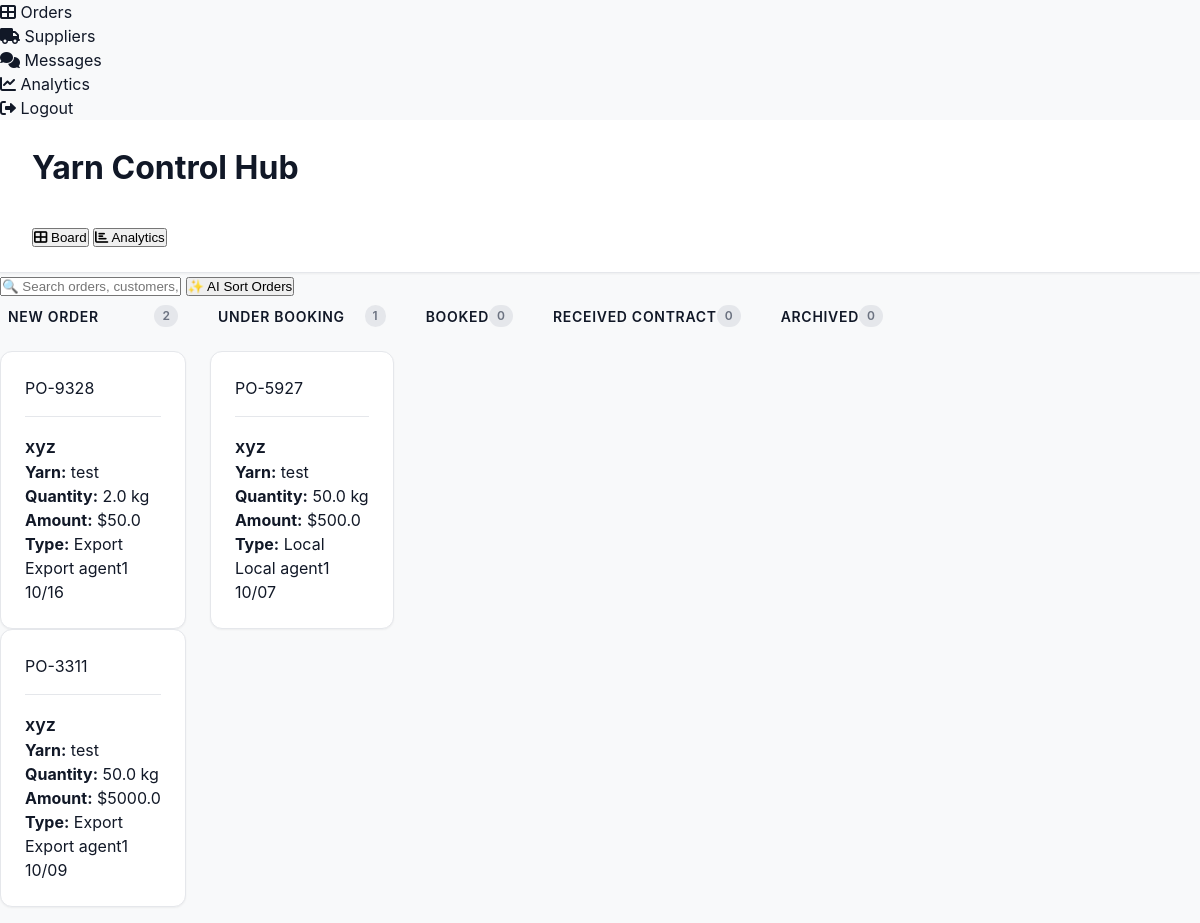
/dashboard (signed in), run on an earlier commit of the app's database.
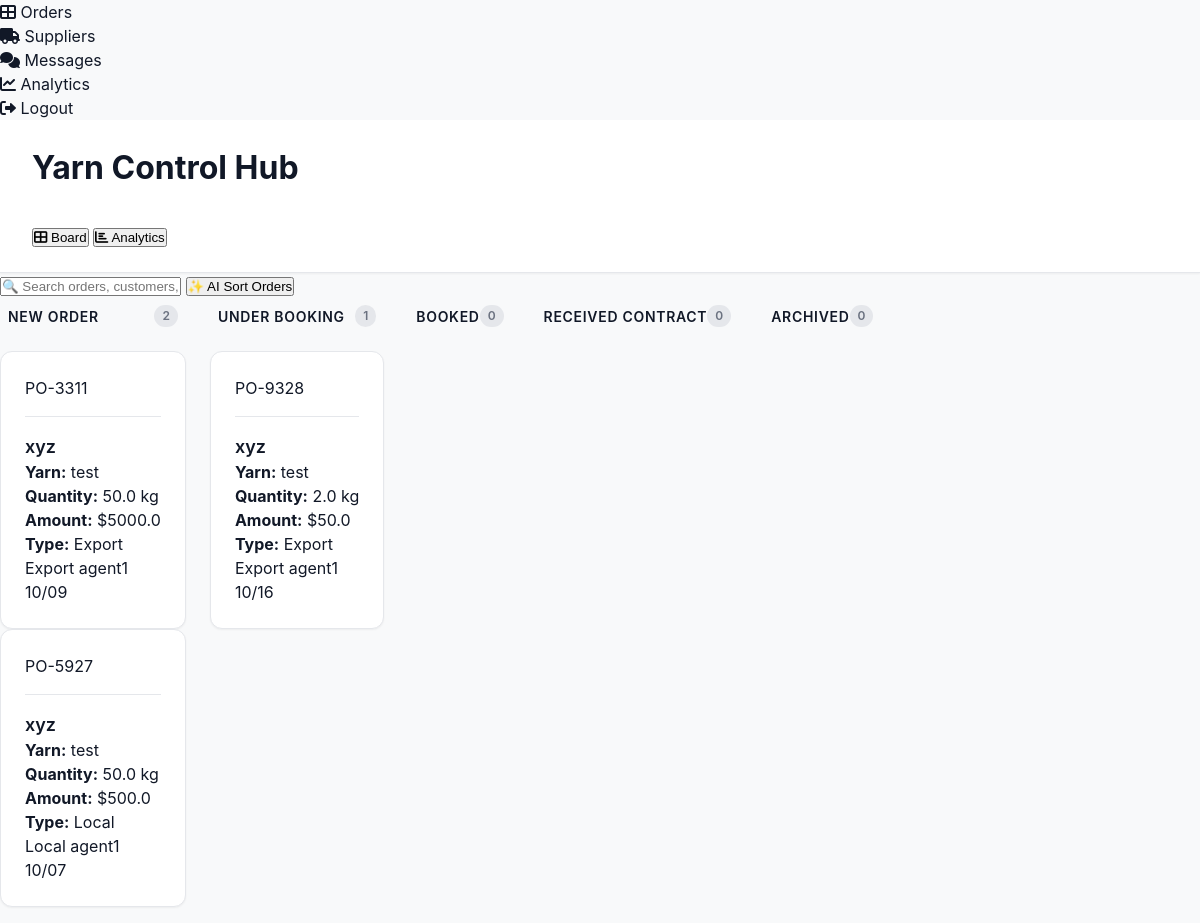
And on a later commit of the database.
### app.py (models this page shows)
class Order(db.Model):
    id = db.Column(db.Integer, primary_key=True)
    order_id = db.Column(db.String(50), unique=True, nullable=False)  # e.g., PO-1052
    customer_name = db.Column(db.String(200), nullable=False)
    yarn_type = db.Column(db.String(100), nullable=False)
    quantity_kg = db.Column(db.Float, nullable=False)
    startup_date = db.Column(db.Date, nullable=False)
    order_type = db.Column(db.String(20), nullable=False)  # Local / Export
    amount_usd = db.Column(db.Float, nullable=False)
    status = db.Column(db.String(50), nullable=False, default='New Order')
    created_by = db.Column(db.Integer, db.ForeignKey('user.id'), nullable=False)
    assigned_agent = db.Column(db.Integer, db.ForeignKey('user.id'))  # Primary agent
    created_at = db.Column(db.DateTime, default=datetime.utcnow)
    updated_at = db.Column(db.DateTime, default=datetime.utcnow, onupdate=datetime.utcnow)
    creator = db.relationship('User', foreign_keys=[created_by], backref='created_orders')
    agent = db.relationship('User', foreign_keys=[assigned_agent], backref='assigned_orders')

class User(db.Model):
    id = db.Column(db.Integer, primary_key=True)
    username = db.Column(db.String(80), unique=True, nullable=False)
    email = db.Column(db.String(120), unique=True, nullable=False)
    password_hash = db.Column(db.String(120), nullable=False)
    role = db.Column(db.String(20), nullable=False)  # admin, agent, user
    created_at = db.Column(db.DateTime, default=datetime.utcnow)
    is_active = db.Column(db.Boolean, default=True)

### app.py (the view)
@app.route('/dashboard')
def dashboard():
    if 'user_id' not in session:
        return redirect(url_for('login'))
    user = User.query.get(session['user_id'])
    search_query = request.args.get('search', '')
    status_filter = request.args.get('status', '')
    agent_filter = request.args.get('agent', '')
    order_type_filter = request.args.get('order_type', '')
    if user.role == 'admin':
        orders_query = Order.query
    elif user.role == 'agent':
        orders_query = Order.query.filter(
            db.or_(
                db.and_(Order.status == 'Confirmed', Order.assigned_agent == user.id),
                db.and_(
                    Order.status != 'Confirmed',
                    db.or_(
                        Order.assigned_agent == user.id,
                        Order.id.in_(
                            db.session.query(OrderAgent.order_id).filter_by(agent_id=user.id)
                        )
                    )
                )
            )
        )
    else:  # user
        orders_query = Order.query.filter_by(created_by=user.id)
    if search_query:
        orders_query = orders_query.filter(
            (Order.order_id.contains(search_query)) |
            (Order.customer_name.contains(search_query)) |
            (Order.yarn_type.contains(search_query))
        )
    if status_filter:
        orders_query = orders_query.filter_by(status=status_filter)
    if agent_filter and user.role == 'admin':
        orders_query = orders_query.filter_by(assigned_agent=agent_filter)
    if order_type_filter:
        orders_query = orders_query.filter_by(order_type=order_type_filter)
    orders = orders_query.order_by(Order.created_at.desc()).all()
    orders_by_status = {}
    for status in ORDER_STATUSES.keys():
        orders_by_status[status] = [order for order in orders if order.status == status]
    agents = User.query.filter_by(role='agent').all() if user.role == 'admin' else []
    agent_assigned_order_ids = []
    if user.role == 'agent':
        agent_assigned_order_ids = [oa.order_id for oa in user.order_assignments]
    all_orders = [order for order_list in orders_by_status.values() for order in order_list]
    total_orders = len(all_orders)
    active_orders = total_orders - len(orders_by_status.get('Archived', []))
    total_value = sum(order.amount_usd for order in all_orders)
    completion_rate = (len(orders_by_status.get('Archived', [])) / total_orders * 100) if total_orders > 0 else 0
    yarn_types = {}
    for order in all_orders:
        yarn_types[order.yarn_type] = yarn_types.get(order.yarn_type, 0) + 1
    return render_template('futuristic-dashboard.html',
                         orders_by_status=orders_by_status,
                         user=user,
                         agents=agents,
                         agent_assigned_order_ids=agent_assigned_order_ids,
                         search_query=search_query,
                         status_filter=status_filter,
                         agent_filter=agent_filter,
                         order_type_filter=order_type_filter,
                         ORDER_STATUSES=ORDER_STATUSES,
                         total_orders=total_orders,
                         active_orders=active_orders,
                         total_value=total_value,
                         completion_rate=completion_rate,
                         yarn_types=yarn_types)

### templates/futuristic-dashboard.html (shortened to what this page needs)
<!DOCTYPE html>
<html lang="en">
<head>
    <link rel="stylesheet" href="{{ url_for('static', filename='css/modern-style.css') }}">
    <link rel="stylesheet" href="https://cdnjs.cloudflare.com/ajax/libs/font-awesome/6.0.0/css/all.min.css">
</head>
<body>
    <div class="main-container">
        <nav class="sidebar">
            <div class="sidebar-item active" onclick="navigateTo('dashboard')">
                <i class="fas fa-th-large sidebar-icon"></i>
                <span class="sidebar-text">Orders</span>
            </div>
            <div class="sidebar-item" onclick="navigateTo('suppliers')">
                <i class="fas fa-truck sidebar-icon"></i>
                <span class="sidebar-text">Suppliers</span>
            </div>
            <div class="sidebar-item" onclick="navigateTo('messages')">
                <i class="fas fa-comments sidebar-icon"></i>
                <span class="sidebar-text">Messages</span>
            </div>
            <div class="sidebar-item" onclick="navigateTo('analytics')">
                <i class="fas fa-chart-line sidebar-icon"></i>
                <span class="sidebar-text">Analytics</span>
            </div>
            <div class="sidebar-item" onclick="logout()">
                <i class="fas fa-sign-out-alt sidebar-icon"></i>
                <span class="sidebar-text">Logout</span>
            </div>
        </nav>
        <main class="main-content">
            <header class="header">
                <div>
                    <h1 class="header-title">Yarn Control Hub</h1>
                    <p style="color: rgba(255, 255, 255, 0.7); margin-top: 0.5rem;">Welcome, {{ user.username }} • {{ user.role|title }}</p>
                </div>
                <div class="view-toggle">
                    <button class="toggle-btn active" onclick="switchView('board')">
                        <i class="fas fa-th-large"></i> Board
                    </button>
                    <button class="toggle-btn" onclick="switchView('dashboard')">
                        <i class="fas fa-chart-bar"></i> Analytics
                    </button>
                </div>
            </header>
            <div class="search-container">
                <input type="text" class="search-bar" placeholder="🔍 Search orders, customers, yarn types..." id="holographicSearch" onkeyup="filterCards(this.value)">
                <button class="ai-sort-btn" onclick="aiSortOrders()">
                    ✨ AI Sort Orders
                </button>
            </div>
            <div id="boardView" class="view-content">
                <div class="board-container">
                    {% for status, orders in orders_by_status.items() %}
                    <div class="column" data-status="{{ status }}">
                        <div class="column-header">
                            <h3 class="column-title">{{ status }}</h3>
                            <span class="column-count">{{ orders|length }}</span>
                        </div>
                        <div class="cards-container">
                            {% for order in orders %}
                            <div class="card fade-in" data-order-id="{{ order.id }}" draggable="true" data-search="{{ (order.order_id + ' ' + order.customer_name + ' ' + order.yarn_type + ' ' + order.order_type)|lower }}">
                                <div class="card-header">
                                    <span class="card-id">{{ order.order_id }}</span>
                                </div>
                                <div class="card-content">
                                    <h4 class="card-title">{{ order.customer_name }}</h4>
                                    <div class="card-details">
                                        <p><strong>Yarn:</strong> {{ order.yarn_type }}</p>
                                        <p><strong>Quantity:</strong> {{ order.quantity_kg }} kg</p>
                                        <p><strong>Amount:</strong> ${{ order.amount_usd }}</p>
                                        <p><strong>Type:</strong> {{ order.order_type }}</p>
                                    </div>
                                </div>
                                <div class="card-footer">
                                    <div class="card-tags">
                                        <span class="tag">{{ order.order_type }}</span>
                                        {% if order.agent %}
                                        <span class="tag">{{ order.agent.username }}</span>
                                        {% endif %}
                                    </div>
                                    <div class="card-time">
                                        {{ order.startup_date.strftime('%m/%d') }}
                                    </div>
                                </div>
                            </div>
                            {% endfor %}
                        </div>
                    </div>
                    {% endfor %}
                </div>
            </div>
        </main>
    </div>
</body>
</html>

### static/css/modern-style.css (style rules this page uses)
:root { --primary-bg: #ffffff; --secondary-bg: #f8f9fa; --card-bg: #ffffff; --border-color: #e5e7eb; --border-hover: #d1d5db; --primary-blue: #2563eb; --primary-blue-light: #3b82f6; --primary-blue-dark: #1d4ed8; --primary-blue-bg: #eff6ff; --text-primary: #111827; --text-secondary: #6b7280; --text-tertiary: #9ca3af; --text-white: #ffffff; --status-green: #10b981; --status-green-bg: #d1fae5; --status-blue: #3b82f6; --status-blue-bg: #dbeafe; --status-yellow: #f59e0b; --status-yellow-bg: #fef3c7; --status-red: #ef4444; --status-red-bg: #fee2e2; --status-purple: #8b5cf6; --status-purple-bg: #ede9fe; --shadow-sm: 0 1px 2px 0 rgba(0, 0, 0, 0.05); --shadow-md: 0 4px 6px -1px rgba(0, 0, 0, 0.1); --shadow-lg: 0 10px 15px -3px rgba(0, 0, 0, 0.1); --shadow-xl: 0 20px 25px -5px rgba(0, 0, 0, 0.1); --spacing-xs: 0.25rem; --spacing-sm: 0.5rem; --spacing-md: 1rem; --spacing-lg: 1.5rem; --spacing-xl: 2rem; --spacing-2xl: 3rem; --radius-sm: 0.375rem; --radius-md: 0.5rem; --radius-lg: 0.75rem; --radius-xl: 1rem; --font-display: -apple-system, BlinkMacSystemFont, 'Segoe UI', Roboto, 'Helvetica Neue', Arial, sans-serif; --font-body: -apple-system, BlinkMacSystemFont, 'Segoe UI', Roboto, 'Helvetica Neue', Arial, sans-serif; }
* { margin: 0; padding: 0; box-sizing: border-box; }
body { font-family: var(--font-body); background-color: var(--secondary-bg); color: var(--text-primary); line-height: 1.5; -webkit-font-smoothing: antialiased; -moz-osx-font-smoothing: grayscale; }
.header { background-color: var(--primary-bg); border-bottom: 1px solid var(--border-color); padding: var(--spacing-lg) var(--spacing-xl); position: sticky; top: 0; z-index: 100; box-shadow: var(--shadow-sm); }
.card { background-color: var(--card-bg); border: 1px solid var(--border-color); border-radius: var(--radius-lg); padding: var(--spacing-lg); box-shadow: var(--shadow-sm); transition: all 0.2s; }
.card-header { display: flex; justify-content: space-between; align-items: center; margin-bottom: var(--spacing-md); padding-bottom: var(--spacing-md); border-bottom: 1px solid var(--border-color); }
.card-title { font-size: 1.125rem; font-weight: 600; color: var(--text-primary); }
.board-container { display: flex; gap: var(--spacing-lg); overflow-x: auto; padding-bottom: var(--spacing-md); }
.column-header { display: flex; justify-content: space-between; align-items: center; margin-bottom: var(--spacing-md); padding: var(--spacing-sm); }
.column-title { font-size: 0.875rem; font-weight: 600; color: var(--text-primary); text-transform: uppercase; letter-spacing: 0.05em; }
.column-count { background-color: var(--border-color); color: var(--text-secondary); padding: 0.125rem 0.5rem; border-radius: 999px; font-size: 0.75rem; font-weight: 600; }

What changed in the data, as far as the page shows it:
changed Order "PO-5927": moves from the list under "UNDER BOOKING" to the list under "NEW ORDER"
changed Order "PO-9328": moves from the list under "NEW ORDER" to the list under "UNDER BOOKING"
